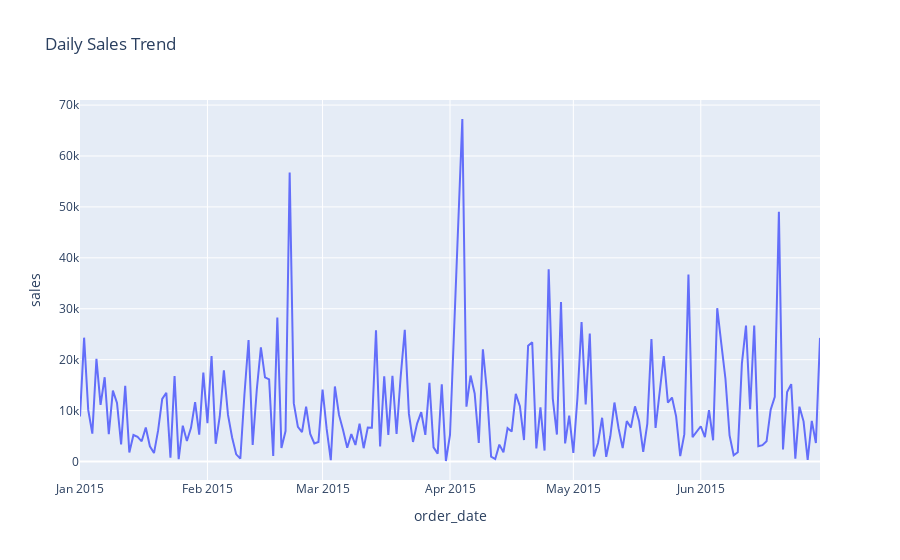
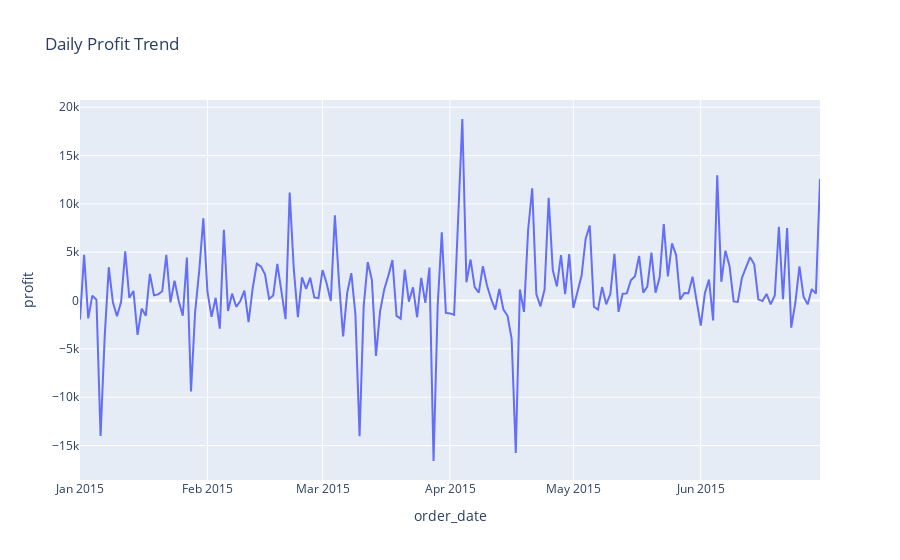

The notebook cell these images were saved under, in order:
### Code cell
daily = df.groupby("order_date")[["sales", "profit"]].sum().reset_index()

for col, name in pairs_time:
    fig = px.line(
        daily, 
        x="order_date", 
        y=col, 
        title=f"Daily {name} Trend"
    )
    fig.show()

### Figure 1 — Plotly figure (JSON) as saved in the notebook; plotly's stock layout.template omitted (floating-point values rounded to 4 significant figures; data arrays with more than 128 entries replaced by an {"elided": "..."} marker saying what was removed)
{"data": [{"hovertemplate": "order_date=%{x}<br>sales=%{y}<extra></extra>", "legendgroup": "", "line": {"color": "#636efa", "dash": "solid"}, "marker": {"symbol": "circle"}, "mode": "lines", "name": "", "orientation": "v", "showlegend": false, "type": "scatter", "x": {"elided": "179 str values"}, "xaxis": "x", "y": {"elided": "179 float values"}, "yaxis": "y"}], "layout": {"legend": {"tracegroupgap": 0}, "title": {"text": "Daily Sales Trend"}, "xaxis": {"anchor": "y", "domain": [0, 1], "title": {"text": "order_date"}}, "yaxis": {"anchor": "x", "domain": [0, 1], "title": {"text": "sales"}}}}

### Figure 2 — Plotly figure (JSON) as saved in the notebook; plotly's stock layout.template omitted (floating-point values rounded to 4 significant figures; data arrays with more than 128 entries replaced by an {"elided": "..."} marker saying what was removed)
{"data": [{"hovertemplate": "order_date=%{x}<br>profit=%{y}<extra></extra>", "legendgroup": "", "line": {"color": "#636efa", "dash": "solid"}, "marker": {"symbol": "circle"}, "mode": "lines", "name": "", "orientation": "v", "showlegend": false, "type": "scatter", "x": {"elided": "179 str values"}, "xaxis": "x", "y": {"elided": "179 float values"}, "yaxis": "y"}], "layout": {"legend": {"tracegroupgap": 0}, "title": {"text": "Daily Profit Trend"}, "xaxis": {"anchor": "y", "domain": [0, 1], "title": {"text": "order_date"}}, "yaxis": {"anchor": "x", "domain": [0, 1], "title": {"text": "profit"}}}}
